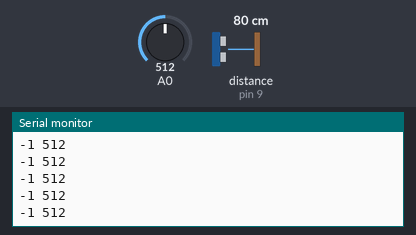
Recording of a sketch running on a simulated Arduino Uno, built with avr-gcc and run on an emulated ATmega328P. Parts: the last lines printed to the serial monitor. Wiring (inferred from the names in the program): ultrasonic range finder: trigger pin 10; echo pin 9. The inputs (shaded band) are chosen by the test bench; at power-on: distance to the obstacle (sensor on pin 9) 80 cm, A0 = 512. The echo pulse lasts 58.3 µs per cm.

Above: at 1.2 s.
1.3 s: distance to the obstacle (sensor on pin 9) set to 4 cm
At 1.33 s:
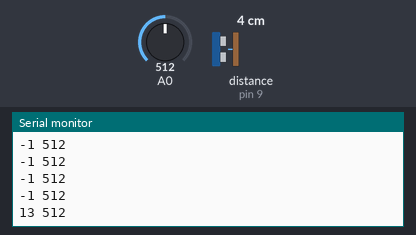
2.8 s: A0 set to 490
At 2.8 s:
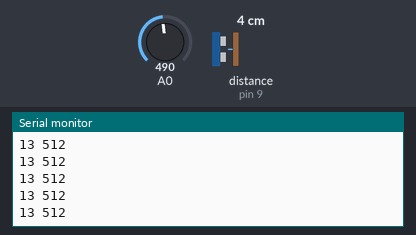
4.3 s: distance to the obstacle (sensor on pin 9) set to 2 cm
At 4.33 s:
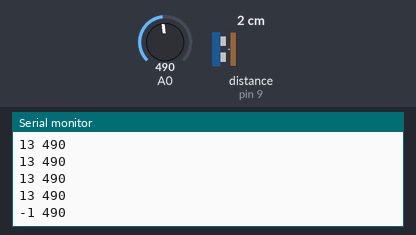
5.8 s: A0 set to 510
At 5.8 s:
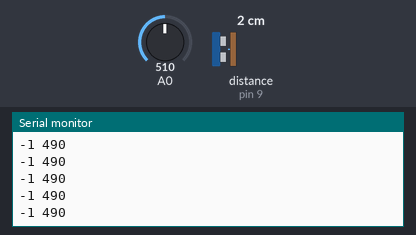
Timing chart, 0 to 8.3 s (numbered marks = the images above; inputs shaded):
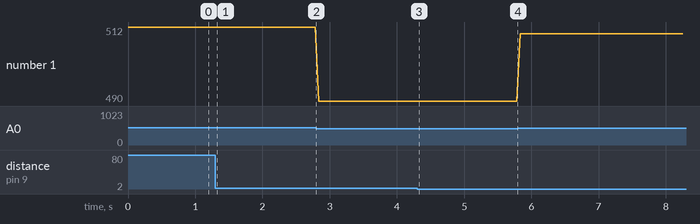

The sketch:

ultra_music.ino
```cpp
/*
ultra_music: Code for an Arduino-based, customisable electronic musical instrument.
The code runs on an Arduino Uno connected to an ultrasonic range sensor and a potentiometer.
Signals from these sensors are sent via USB, which can be used to control different musical tones.
*/

// Pins on the Arduino connected to the ultrasonic range sensor
#define TRIGGERPIN 10
#define ECHOPIN 9

// Minimum and maximum distance readings (in mm) for controlling sounds
#define MIN_DISTANCE 30.0
#define MAX_DISTANCE 500.0

// This function is called once at the start of the program
void setup() {
  pinMode(TRIGGERPIN, OUTPUT); // Pulses will be sent out of the Arduino
  pinMode(ECHOPIN, INPUT); // Echo pulses will be received into the Arduino
  Serial.begin(115200);
}

// This function is called repeatedly by the program
void loop() {

  // Read current potentiometer value
  int sensor_value = analogRead(A0);

  // Send an output pulse to the sonar sensor (1ms wide)
  digitalWrite(TRIGGERPIN, HIGH);
  delay(1); // wait 1ms
  digitalWrite(TRIGGERPIN, LOW);

  // Measure the time taken to receive the pulse back // Will be "0" or "-1" if no pulse is received
  int duration = pulseIn(ECHOPIN, HIGH);

  // Formula for the distance is half the duration, then divide by 2.910
  // to get distance in mm
  int distance = (duration/2) / 2.91;

  // Convert this into a control signal between 0 and 1023
  int distance_value;
  if ( (distance < MIN_DISTANCE) || (distance > MAX_DISTANCE) ) {
    distance_value = -1;
  }
  else {
    float df = (distance-MIN_DISTANCE)/(MAX_DISTANCE-MIN_DISTANCE);
    distance_value = df*1024; // "distance_value" is between 0 (MIN) and 1023 (MAX)
  }

  // Send message across USB
  Serial.print(distance_value);
  Serial.print(' ');
  Serial.print(sensor_value);
  Serial.println("");
  Serial.flush();

  // wait 50 milliseconds between messages sent
  delay(50);

}
```

Measured:
- after the input at 1.3 s, the serial monitor: prints a new line at once (image 1)
- after the input at 4.3 s, the serial monitor: prints a new line at once (image 3)
- plotted number 1: 512 → 490 after the input at 2.8 s, 490 → 510 after the input at 5.8 s
